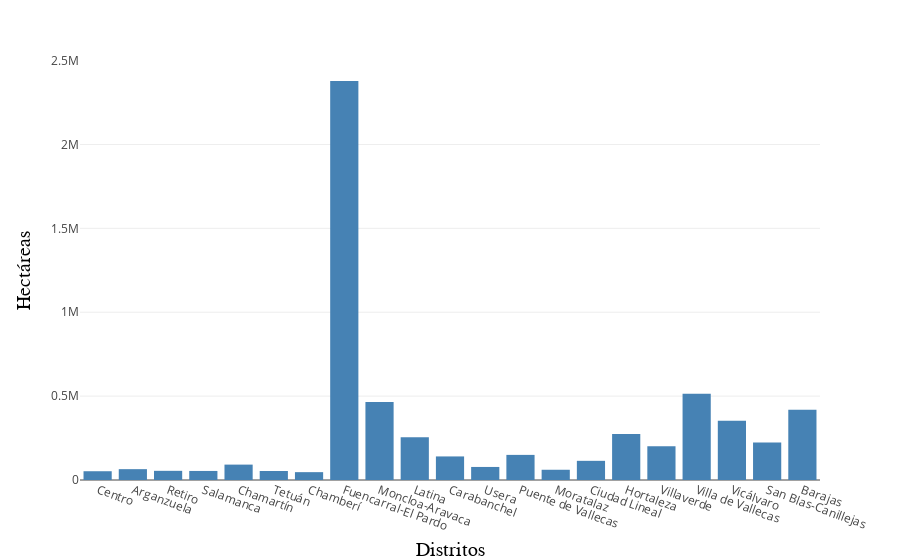

The cell this chart's notebook holds for it:
### Code cell
df_con_scrapper['hectareas']=df_con_scrapper['area']*100

fig = px.bar(df_con_scrapper, y='hectareas', x='nombre', 
             labels={'nombre': 'Distrito', 'hectareas': 'Hectareas'},
             color_discrete_sequence=['#4682B4'])

fig.update_xaxes(tickangle=20, tickmode='array')
fig.update_xaxes(title_standoff=20)
# Poner el nombre del eje x en negrita
fig.update_xaxes(title_text='Distritos', title_font=dict(size=20, family='Arial', color='black'))

# Poner el nombre del eje y en negrita
fig.update_yaxes(title_text='Hectáreas', title_font=dict(size=20, family='Arial', color='black'))

### Figure 1 — Plotly figure (JSON) as saved in the notebook; plotly's stock layout.template omitted (floating-point values rounded to 4 significant figures)
{"data": [{"alignmentgroup": "True", "hovertemplate": "Distrito=%{x}<br>Hectareas=%{y}<extra></extra>", "legendgroup": "", "marker": {"color": "#4682B4", "pattern": {"shape": ""}}, "name": "", "offsetgroup": "", "orientation": "v", "showlegend": false, "textposition": "auto", "type": "bar", "x": ["Centro", "Arganzuela", "Retiro", "Salamanca", "Chamartín", "Tetuán", "Chamberí", "Fuencarral-El Pardo", "Moncloa-Aravaca", "Latina", "Carabanchel", "Usera", "Puente de Vallecas", "Moratalaz", "Ciudad Lineal", "Hortaleza", "Villaverde", "Villa de Vallecas", "Vicálvaro", "San Blas-Canillejas", "Barajas"], "xaxis": "x", "y": [52280.0, 64622, 54662, 53924, 91755, 53747, 46792, 2378384, 465300.0, 254300.0, 140483, 77777, 149686, 61030.0, 114257, 274198, 201876, 514672, 352667, 222900.0, 419228], "yaxis": "y"}], "layout": {"barmode": "relative", "legend": {"tracegroupgap": 0}, "margin": {"t": 60}, "xaxis": {"anchor": "y", "domain": [0, 1], "tickangle": 20, "tickmode": "array", "title": {"font": {"color": "black", "family": "Arial", "size": 20}, "standoff": 20, "text": "Distritos"}}, "yaxis": {"anchor": "x", "domain": [0, 1], "title": {"font": {"color": "black", "family": "Arial", "size": 20}, "text": "Hectáreas"}}}}
